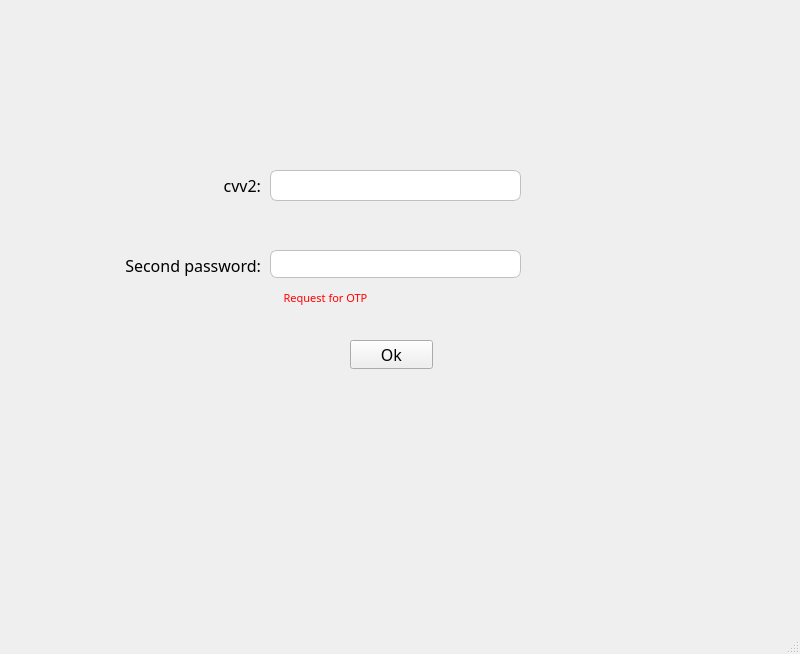
<?xml version="1.0" encoding="UTF-8"?>
<ui version="4.0">
 <class>finalWireWindow</class>
 <widget class="QMainWindow" name="finalWireWindow">
  <property name="geometry">
   <rect>
    <x>0</x>
    <y>0</y>
    <width>800</width>
    <height>654</height>
   </rect>
  </property>
  <property name="minimumSize">
   <size>
    <width>800</width>
    <height>654</height>
   </size>
  </property>
  <property name="maximumSize">
   <size>
    <width>800</width>
    <height>654</height>
   </size>
  </property>
  <property name="windowTitle">
   <string>MainWindow</string>
  </property>
  <property name="styleSheet">
   <string notr="true">background-image : url(:/pages.jpg)</string>
  </property>
  <widget class="QWidget" name="centralwidget">
   <widget class="QPushButton" name="OkpushButton">
    <property name="geometry">
     <rect>
      <x>350</x>
      <y>340</y>
      <width>83</width>
      <height>29</height>
     </rect>
    </property>
    <property name="font">
     <font>
      <family>Algerian</family>
      <pointsize>12</pointsize>
     </font>
    </property>
    <property name="text">
     <string>Ok</string>
    </property>
   </widget>
   <widget class="QLineEdit" name="cvv2lineEdit">
    <property name="geometry">
     <rect>
      <x>270</x>
      <y>170</y>
      <width>251</width>
      <height>31</height>
     </rect>
    </property>
    <property name="styleSheet">
     <string notr="true">QLineEdit {
border : 1px solid silver;
border-radius: 7px;
}</string>
    </property>
   </widget>
   <widget class="QLineEdit" name="SPWlineEdit">
    <property name="geometry">
     <rect>
      <x>270</x>
      <y>250</y>
      <width>251</width>
      <height>28</height>
     </rect>
    </property>
    <property name="styleSheet">
     <string notr="true">QLineEdit {
border : 1px solid silver;
border-radius: 7px;
}</string>
    </property>
   </widget>
   <widget class="QLabel" name="label">
    <property name="geometry">
     <rect>
      <x>210</x>
      <y>170</y>
      <width>51</width>
      <height>31</height>
     </rect>
    </property>
    <property name="font">
     <font>
      <family>Algerian</family>
      <pointsize>12</pointsize>
     </font>
    </property>
    <property name="text">
     <string>cvv2:</string>
    </property>
    <property name="alignment">
     <set>Qt::AlignRight|Qt::AlignTrailing|Qt::AlignVCenter</set>
    </property>
   </widget>
   <widget class="QLabel" name="label_2">
    <property name="geometry">
     <rect>
      <x>70</x>
      <y>250</y>
      <width>191</width>
      <height>31</height>
     </rect>
    </property>
    <property name="font">
     <font>
      <family>Algerian</family>
      <pointsize>12</pointsize>
     </font>
    </property>
    <property name="text">
     <string>Second password:</string>
    </property>
    <property name="alignment">
     <set>Qt::AlignRight|Qt::AlignTrailing|Qt::AlignVCenter</set>
    </property>
   </widget>
   <widget class="QPushButton" name="RequestButton">
    <property name="geometry">
     <rect>
      <x>260</x>
      <y>290</y>
      <width>131</width>
      <height>16</height>
     </rect>
    </property>
    <property name="font">
     <font>
      <family>Algerian</family>
      <pointsize>8</pointsize>
     </font>
    </property>
    <property name="styleSheet">
     <string notr="true">border:none;
color : red;</string>
    </property>
    <property name="text">
     <string>Request for OTP</string>
    </property>
   </widget>
  </widget>
  <widget class="QMenuBar" name="menubar">
   <property name="geometry">
    <rect>
     <x>0</x>
     <y>0</y>
     <width>800</width>
     <height>25</height>
    </rect>
   </property>
  </widget>
  <widget class="QStatusBar" name="statusbar"/>
 </widget>
 <resources/>
 <connections/>
</ui>
